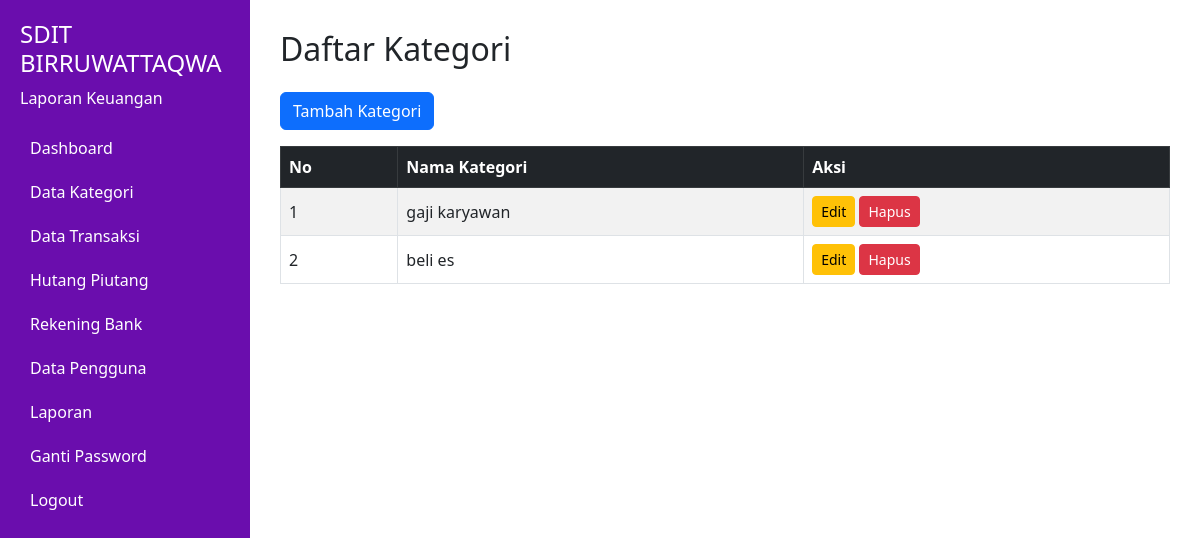
The app's page /kategori/, older data.
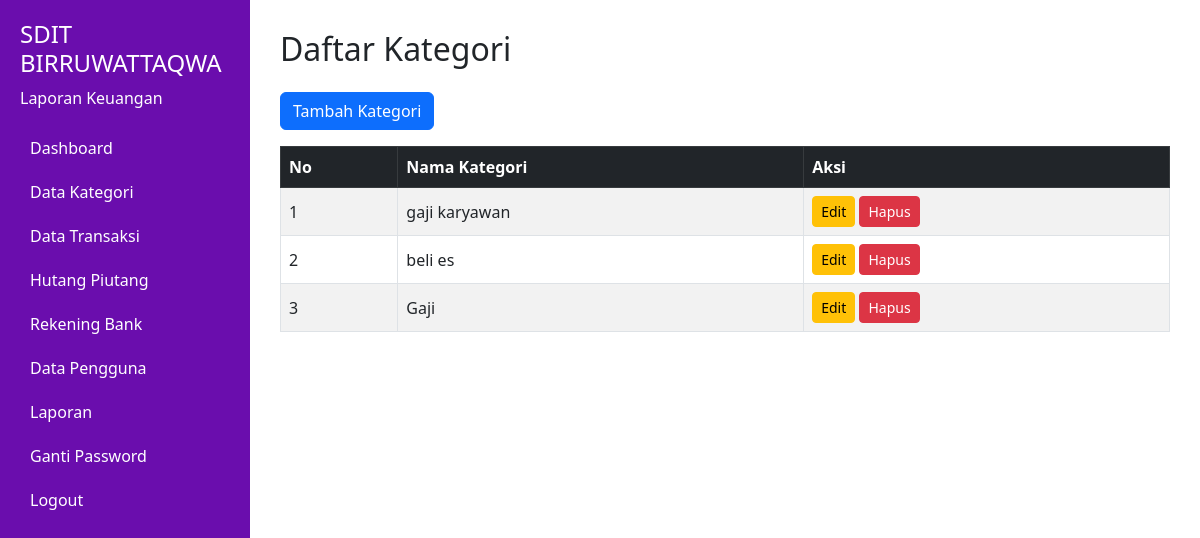
The same page, newer data.
### keuangan/models.py (models this page shows, shortened)
class Kategori(models.Model):
    nama = models.CharField(max_length=255)

### keuangan/views.py (the view)
# urls.py: path('kategori/', views.kategori_list, name='kategori_list'),
def kategori_list(request):
    kategori = Kategori.objects.all()
    return render(request, 'keuangan/kategori_list.html', {'kategori': kategori})

### keuangan/templates/keuangan/kategori_list.html (shortened to what this page needs)
{% load static %}
<!DOCTYPE html>
<html lang="id">
<head>
    <link rel="stylesheet" href="https://cdn.jsdelivr.net/npm/bootstrap@5.3.0/dist/css/bootstrap.min.css">
</head>
<body>
    <div class="sidebar">
        <h4>SDIT BIRRUWATTAQWA</h4>
        <p>Laporan Keuangan</p>
        <a href="#">Dashboard</a>
        <a href="{% url 'kategori_list' %}">Data Kategori</a>
        <a href="{% url 'daftar_transaksi' %}">Data Transaksi</a>
        <a href="{% url 'hutang_piutang' %}">Hutang Piutang</a>
        <a href="{% url 'rekening_bank' %}">Rekening Bank</a>
        <a href="#">Data Pengguna</a>
        <a href="#">Laporan</a>
        <a href="#">Ganti Password</a>
        <a href="#">Logout</a>
    </div>
    <div class="main-content">
        <h2 class="mb-4">Daftar Kategori</h2>
        <a href="{% url 'tambah_kategori' %}" class="btn btn-primary mb-3">Tambah Kategori</a>
        {% if kategori %}
            <div class="table-responsive">
                <table class="table table-bordered table-striped align-middle">
                    <thead class="table-dark">
                        <tr>
                            <th>No</th>
                            <th>Nama Kategori</th>
                            <th>Aksi</th>
                        </tr>
                    </thead>
                    <tbody>
                        {% for item in kategori %}
                            <tr>
                                <td>{{ forloop.counter }}</td>
                                <td>{{ item.nama }}</td>
                                <td>
                                    <a href="{% url 'edit_kategori' item.id %}" class="btn btn-sm btn-warning">Edit</a>
                                    <a href="{% url 'hapus_kategori' item.id %}" class="btn btn-sm btn-danger" onclick="return confirm('Yakin ingin menghapus kategori ini?')">Hapus</a>
                                </td>
                            </tr>
                        {% endfor %}
                    </tbody>
                </table>
            </div>
        {% else %}
            <p class="text-muted">Belum ada kategori.</p>
        {% endif %}
    </div>
</body>
</html>

Row changes from the older to the newer data that the page shows:
added Kategori: nama "Gaji"
